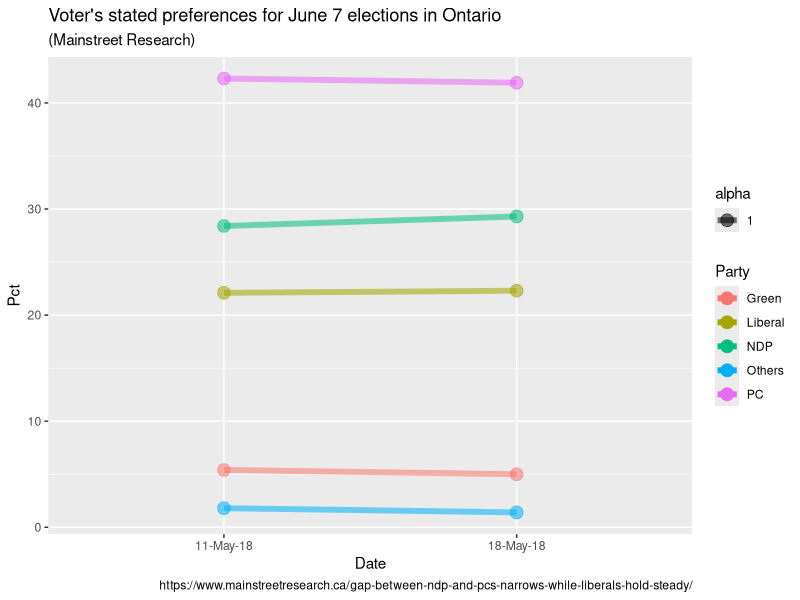
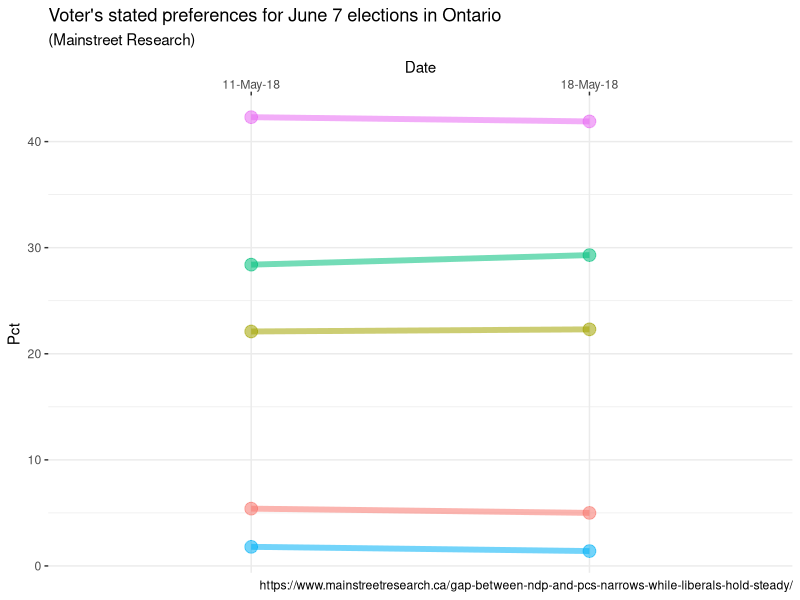
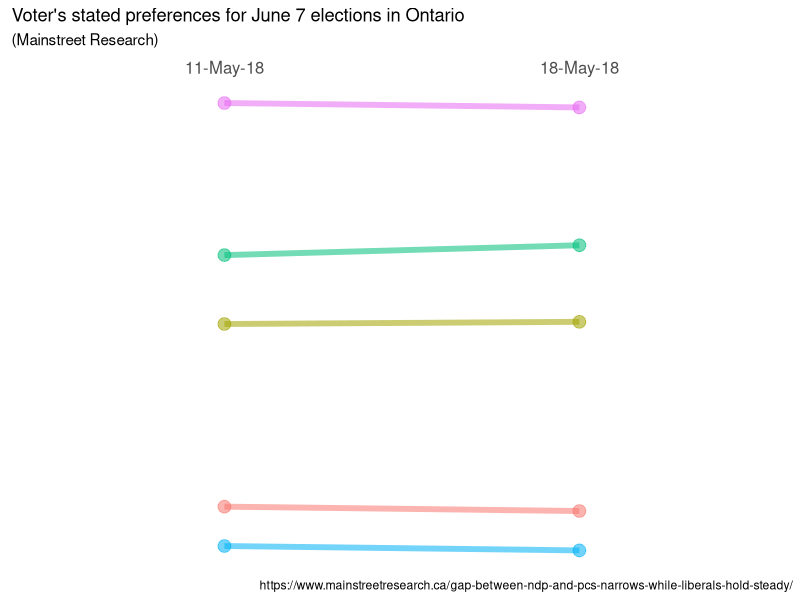
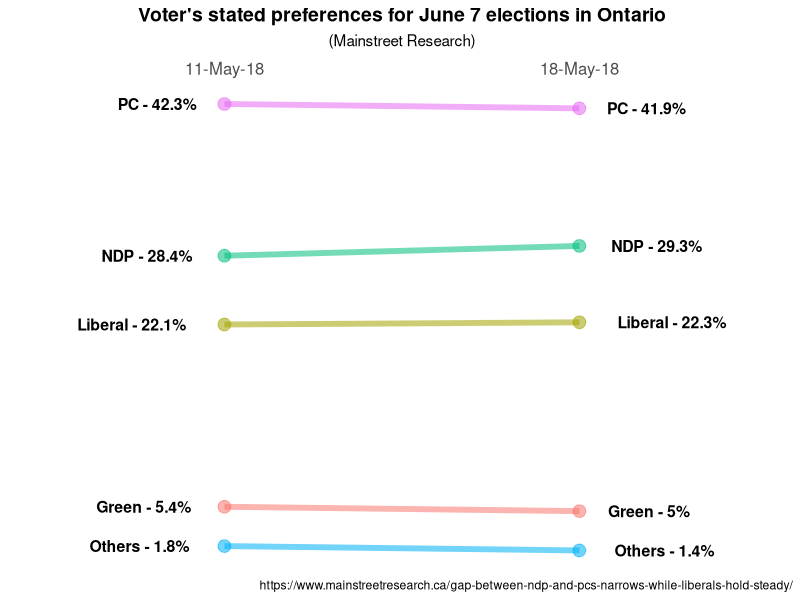
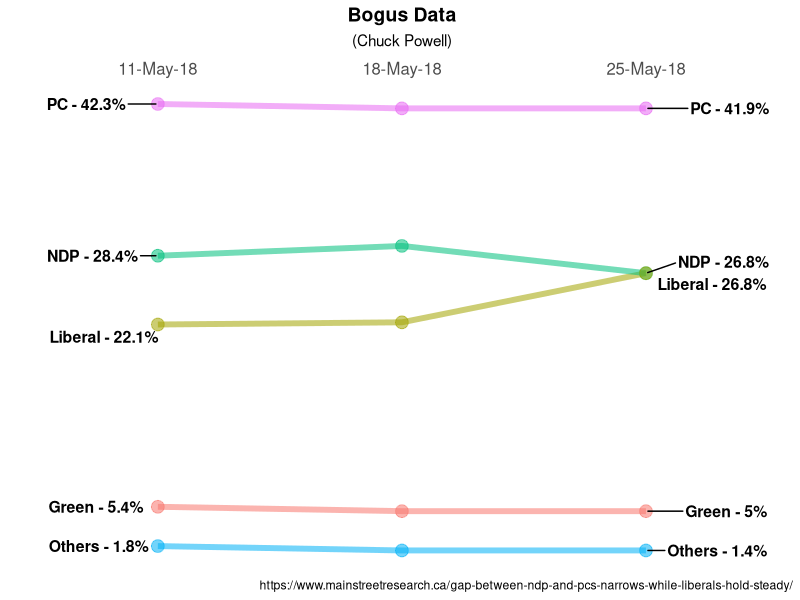
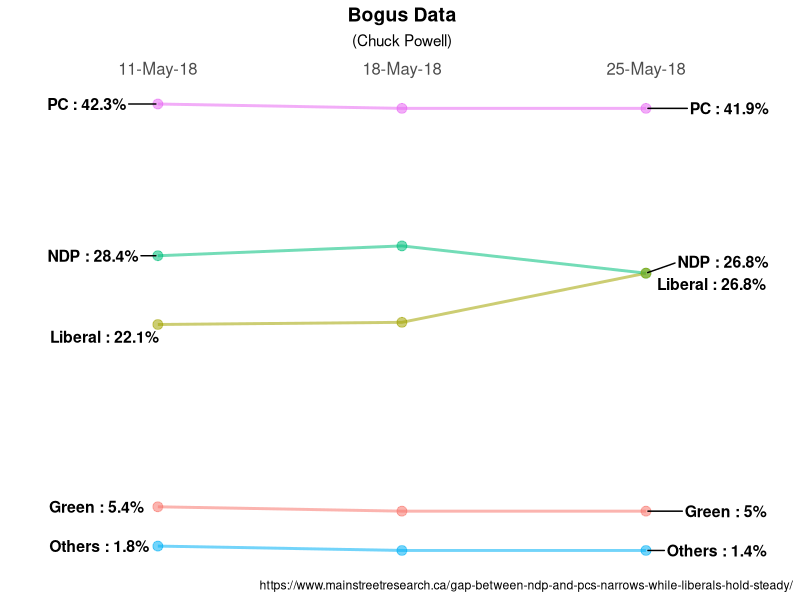
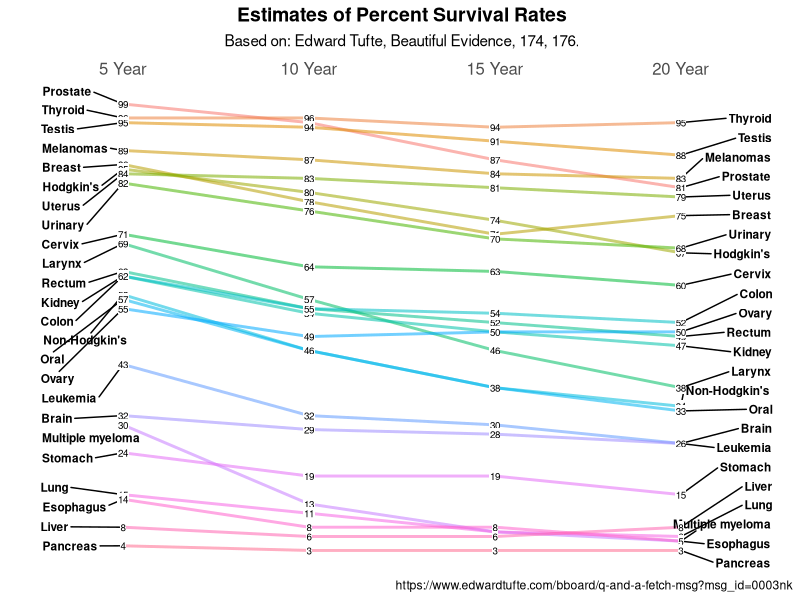

Write the R code that produced these figures, in order.
## ---- chunk 1
require(dplyr)
require(ggplot2)
require(ggrepel)
require(kableExtra)

## ---- chunk 2
data <- structure(list( Date = structure(c(1L, 1L, 1L, 1L, 1L, 2L, 2L, 2L, 2L, 2L), 
                                        .Label = c("11-May-18", "18-May-18"), 
                                        class = "factor"), 
                        Party = structure(c(5L, 3L, 2L, 1L, 4L, 5L, 3L, 2L, 1L, 4L), 
                                         .Label = c("Green", "Liberal", "NDP", "Others", "PC"), 
                                         class = "factor"), 
                        Pct = c(42.3, 28.4, 22.1, 5.4, 1.8, 41.9, 29.3, 22.3, 5, 1.4)), 
                  class = "data.frame", 
                  row.names = c(NA, -10L))

str(data)
head(data)
## ---- chunk 3
ggplot(data = data, aes(x = Date, y = Pct, group = Party)) +
  geom_line(aes(color = Party, alpha = 1), size = 2) +
  geom_point(aes(color = Party, alpha = 1), size = 4) +
  #  Labelling as desired
  labs(
    title = "Voter's stated preferences for June 7 elections in Ontario",
    subtitle = "(Mainstreet Research)",
    caption = "https://www.mainstreetresearch.ca/gap-between-ndp-and-pcs-narrows-while-liberals-hold-steady/"
  )
## ---- chunk 4
ggplot(data = data, aes(x = Date, y = Pct, group = Party)) +
  geom_line(aes(color = Party, alpha = 1), size = 2) +
  geom_point(aes(color = Party, alpha = 1), size = 4) +
  # move the x axis labels up top
  scale_x_discrete(position = "top") +
  theme_bw() +
  # Format tweaks
  # Remove the legend
  theme(legend.position = "none") +
  # Remove the panel border
  theme(panel.border     = element_blank()) +
  #  Labelling as desired
  labs(
    title = "Voter's stated preferences for June 7 elections in Ontario",
    subtitle = "(Mainstreet Research)",
    caption = "https://www.mainstreetresearch.ca/gap-between-ndp-and-pcs-narrows-while-liberals-hold-steady/"
  )
## ---- chunk 5
ggplot(data = data, aes(x = Date, y = Pct, group = Party)) +
  geom_line(aes(color = Party, alpha = 1), size = 2) +
  geom_point(aes(color = Party, alpha = 1), size = 4) +
  # move the x axis labels up top
  scale_x_discrete(position = "top") +
  theme_bw() +
  # Format tweaks
  # Remove the legend
  theme(legend.position = "none") +
  # Remove the panel border
  theme(panel.border     = element_blank()) +
  # Remove just about everything from the y axis
  theme(axis.title.y     = element_blank()) +
  theme(axis.text.y      = element_blank()) +
  theme(panel.grid.major.y = element_blank()) +
  theme(panel.grid.minor.y = element_blank()) +
  # Remove a few things from the x axis and increase font size
  theme(axis.title.x     = element_blank()) +
  theme(panel.grid.major.x = element_blank()) +
  theme(axis.text.x.top      = element_text(size=12)) +
  # Remove x & y tick marks
  theme(axis.ticks       = element_blank()) +
  #  Labelling as desired
  labs(
    title = "Voter's stated preferences for June 7 elections in Ontario",
    subtitle = "(Mainstreet Research)",
    caption = "https://www.mainstreetresearch.ca/gap-between-ndp-and-pcs-narrows-while-liberals-hold-steady/"
  )
## ---- chunk 6
ggplot(data = data, aes(x = Date, y = Pct, group = Party)) +
  geom_line(aes(color = Party, alpha = 1), size = 2) +
  geom_point(aes(color = Party, alpha = 1), size = 4) +
  geom_text(data = data %>% filter(Date == "11-May-18"), 
            aes(label = paste0(Party, " - ", Pct, "%")) , 
            hjust = 1.35, 
            fontface = "bold", 
            size = 4) +
  geom_text(data = data %>% filter(Date == "18-May-18"), 
            aes(label = paste0(Party, " - ", Pct, "%")) , 
            hjust = -.35, 
            fontface = "bold", 
            size = 4) +
  # move the x axis labels up top
  scale_x_discrete(position = "top") +
  theme_bw() +
  # Format tweaks
  # Remove the legend
  theme(legend.position = "none") +
  # Remove the panel border
  theme(panel.border     = element_blank()) +
  # Remove just about everything from the y axis
  theme(axis.title.y     = element_blank()) +
  theme(axis.text.y      = element_blank()) +
  theme(panel.grid.major.y = element_blank()) +
  theme(panel.grid.minor.y = element_blank()) +
  # Remove a few things from the x axis and increase font size
  theme(axis.title.x     = element_blank()) +
  theme(panel.grid.major.x = element_blank()) +
  theme(axis.text.x.top      = element_text(size=12)) +
  # Remove x & y tick marks
  theme(axis.ticks       = element_blank()) +
  # Format title & subtitle
  theme(plot.title       = element_text(size=14, face = "bold", hjust = 0.5)) +
  theme(plot.subtitle    = element_text(hjust = 0.5)) +
  #  Labelling as desired
  labs(
    title = "Voter's stated preferences for June 7 elections in Ontario",
    subtitle = "(Mainstreet Research)",
    caption = "https://www.mainstreetresearch.ca/gap-between-ndp-and-pcs-narrows-while-liberals-hold-steady/"
  )
## ---- chunk 7
moredata <- structure(list(Date = structure(c(1L, 1L, 1L, 1L, 1L, 2L, 2L, 2L, 2L, 2L, 3L, 3L, 3L, 3L, 3L), 
                                            .Label = c("11-May-18", "18-May-18", "25-May-18"), 
                                            class = "factor"), 
                           Party = structure(c(5L, 3L, 2L, 1L, 4L, 5L, 3L, 2L, 1L, 4L, 5L, 3L, 2L, 1L, 4L), 
                                             .Label = c("Green", "Liberal", "NDP", "Others", "PC"), 
                                             class = "factor"), 
                           Pct = c(42.3, 28.4, 22.1, 5.4, 1.8, 41.9, 29.3, 22.3, 5, 1.4, 41.9, 26.8, 26.8, 5, 1.4)), 
                      class = "data.frame", 
                      row.names = c(NA, -15L))
tail(moredata)
## ---- chunk 8
ggplot(data = moredata, aes(x = Date, y = Pct, group = Party)) +
  geom_line(aes(color = Party, alpha = 1), size = 2) +
  geom_point(aes(color = Party, alpha = 1), size = 4) +
  geom_text_repel(data = moredata %>% filter(Date == "11-May-18"), 
                  aes(label = paste0(Party, " - ", Pct, "%")) , 
                  hjust = "left", 
                  fontface = "bold", 
                  size = 4, 
                  nudge_x = -.45, 
                  direction = "y") +
  geom_text_repel(data = moredata %>% filter(Date == "25-May-18"), 
                  aes(label = paste0(Party, " - ", Pct, "%")) , 
                  hjust = "right", 
                  fontface = "bold", 
                  size = 4, 
                  nudge_x = .5, 
                  direction = "y") +
  # move the x axis labels up top
  scale_x_discrete(position = "top") +
  theme_bw() +
  # Format tweaks
  # Remove the legend
  theme(legend.position = "none") +
  # Remove the panel border
  theme(panel.border     = element_blank()) +
  # Remove just about everything from the y axis
  theme(axis.title.y     = element_blank()) +
  theme(axis.text.y      = element_blank()) +
  theme(panel.grid.major.y = element_blank()) +
  theme(panel.grid.minor.y = element_blank()) +
  # Remove a few things from the x axis and increase font size
  theme(axis.title.x     = element_blank()) +
  theme(panel.grid.major.x = element_blank()) +
  theme(axis.text.x.top      = element_text(size=12)) +
  # Remove x & y tick marks
  theme(axis.ticks       = element_blank()) +
  # Format title & subtitle
  theme(plot.title       = element_text(size=14, face = "bold", hjust = 0.5)) +
  theme(plot.subtitle    = element_text(hjust = 0.5)) +
  #  Labelling as desired
  labs(
    title = "Bogus Data",
    subtitle = "(Chuck Powell)",
    caption = "https://www.mainstreetresearch.ca/gap-between-ndp-and-pcs-narrows-while-liberals-hold-steady/"
  )
## ---- chunk 9
MySpecial <- list(  
  # move the x axis labels up top
  scale_x_discrete(position = "top"),
  theme_bw(),
  # Format tweaks
  # Remove the legend
  theme(legend.position = "none"),
  # Remove the panel border
  theme(panel.border     = element_blank()),
  # Remove just about everything from the y axis
  theme(axis.title.y     = element_blank()),
  theme(axis.text.y      = element_blank()),
  theme(panel.grid.major.y = element_blank()),
  theme(panel.grid.minor.y = element_blank()),
  # Remove a few things from the x axis and increase font size
  theme(axis.title.x     = element_blank()),
  theme(panel.grid.major.x = element_blank()),
  theme(axis.text.x.top      = element_text(size=12)),
  # Remove x & y tick marks
  theme(axis.ticks       = element_blank()),
  # Format title & subtitle
  theme(plot.title       = element_text(size=14, face = "bold", hjust = 0.5)),
  theme(plot.subtitle    = element_text(hjust = 0.5))
)
summary(MySpecial)
## ---- chunk 10
ggplot(data = moredata, aes(x = Date, y = Pct, group = Party)) +
  geom_line(aes(color = Party, alpha = 1), size = 1) +
  geom_point(aes(color = Party, alpha = 1), size = 3) +
  geom_text_repel(data = moredata %>% filter(Date == "11-May-18"), 
                  aes(label = paste0(Party, " : ", Pct, "%")) , 
                  hjust = "left", 
                  fontface = "bold", 
                  size = 4, 
                  nudge_x = -.45, 
                  direction = "y") +
  geom_text_repel(data = moredata %>% filter(Date == "25-May-18"), 
                  aes(label = paste0(Party, " : ", Pct, "%")) , 
                  hjust = "right", 
                  fontface = "bold", 
                  size = 4, 
                  nudge_x = .5, 
                  direction = "y") +
  MySpecial +
  labs(
    title = "Bogus Data",
    subtitle = "(Chuck Powell)",
    caption = "https://www.mainstreetresearch.ca/gap-between-ndp-and-pcs-narrows-while-liberals-hold-steady/"
  )
## ---- chunk 11
cancer <- structure(list(Year.5 = c(99, 96, 95, 89, 86, 85, 84, 82, 71, 69, 63, 62, 62, 58, 57, 55, 43, 32, 30, 24, 15, 14, 8, 4), 
                         Year.10 = c(95, 96, 94, 87, 78, 80, 83, 76, 64, 57, 55, 54, 55, 46, 46, 49, 32, 29, 13, 19, 11, 8, 6, 3), 
                         Year.15 = c(87, 94, 91, 84, 71, 74,  81, 70, 63, 46, 52, 50, 54, 38, 38, 50, 30, 28, 7, 19, 7, 8, 6, 3), 
                         Year.20 = c(81, 95, 88, 83, 75, 67, 79, 68, 60, 38, 49, 47, 52, 34, 33, 50, 26, 26, 5, 15, 6, 5, 8, 3)), 
                    class = "data.frame", 
                    row.names = c("Prostate", "Thyroid", "Testis", "Melanomas", "Breast", "Hodgkin's", "Uterus", "Urinary", "Cervix", "Larynx", "Rectum", "Kidney", "Colon", "Non-Hodgkin's", "Oral", "Ovary", "Leukemia", "Brain", "Multiple myeloma", "Stomach", "Lung", "Esophagus", "Liver", "Pancreas"))

str(cancer)
kable(head(cancer,10)) %>% 
  kable_styling(bootstrap_options = c("striped", "hover", "condensed", "responsive"))
## ---- chunk 12
# stepping through for demonstration purposes
t(cancer) # returns a matrix

broom::fix_data_frame(
   t(cancer), 
   newcol = "Year") # make it a dataframe with Year as a proper column

reshape2::melt(
   broom::fix_data_frame(
      t(cancer), 
      newcol = "Year"), 
   id="Year", variable.name="Type", value.name = "Survival") # melt it to long form
# all those steps in one long line saved to a new dataframe
newcancer <- reshape2::melt(broom::fix_data_frame(t(cancer), newcol = "Year"), id="Year", variable.name="Type", value.name = "Survival")
## ---- chunk 13
newcancer$Year <- factor(newcancer$Year, 
                         levels = c("Year.5", "Year.10", "Year.15", "Year.20"), 
                         labels = c("5 Year","10 Year","15 Year","20 Year"), 
                         ordered = TRUE)
newcancer$Type <- forcats::fct_recode(newcancer$Type, 
                                      "Hodgkin's" = "Hodgkin.s", 
                                      "Non-Hodgkin's" = "Non.Hodgkin.s", 
                                      "Multiple myeloma" = "Multiple.myeloma")
head(newcancer)
## ---- chunk 14
ggplot(data = newcancer, aes(x = Year, y = Survival, group = Type)) +
  geom_line(aes(color = Type, alpha = 1), size = 1) +
#  geom_point(aes(color = Type, alpha = .1), size = 4) +
  geom_text_repel(data = newcancer %>% filter(Year == "5 Year"), 
                  aes(label = Type) , 
                  hjust = "left", 
                  fontface = "bold", 
                  size = 3, 
                  nudge_x = -.45, 
                  direction = "y") +
  geom_text_repel(data = newcancer %>% filter(Year == "20 Year"), 
                  aes(label = Type) , 
                  hjust = "right", 
                  fontface = "bold", 
                  size = 3, 
                  nudge_x = .5, 
                  direction = "y") +
  geom_label(aes(label = Survival), 
             size = 2.5, 
             label.padding = unit(0.05, "lines"), 
             label.size = 0.0) +
  MySpecial +
  labs(
    title = "Estimates of Percent Survival Rates",
    subtitle = "Based on: Edward Tufte, Beautiful Evidence, 174, 176.",
    caption = "https://www.edwardtufte.com/bboard/q-and-a-fetch-msg?msg_id=0003nk"
  )
